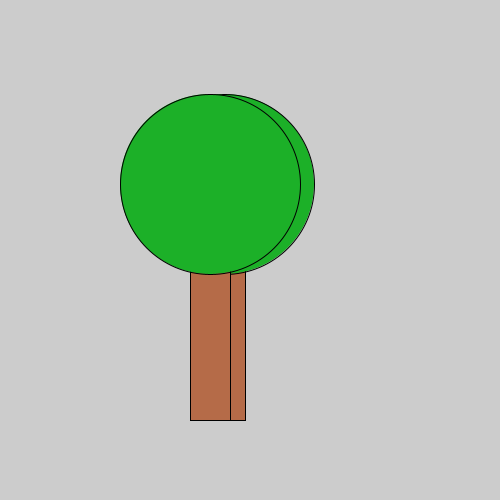
Frame 1 (no input)
Frame 60 (the mouse pressed at the canvas centre just before this capture): identical to frame 1, image omitted
Frame 120 (the mouse held since frame 60 and released just before this capture): identical to frame 1, image omitted

The Processing sketch that drew this single still picture (run headless with seeded random() and noise(); from frame 60 on, the mouse is pressed at the canvas centre):

// Processing sketch: Opdracht_10
// ── Opdracht_10.pde
void setup(){
  size(500,500);
 // boom(224, 184, 180, 180,205, 200, 40, 220);
  boom(224, 184, 180, 180, 205, 200, 40, 220, 210, 184, 180, 180, 190, 200, 40, 220);

}

void boom(int x1,int y1,int x2,int y2,int x3,int y3,int x4,int y4,int x5, int y5, int x6, int y6, int x7, int y7, int x8, int y8){
//BOOM 1
  fill(181, 107, 72);
  rect(x3,y3,x4,y4);
  fill(28, 176, 40);
    ellipse(x1,y1,x2,y2);
//2
    fill(181, 107, 72);
  rect(x7,y7,x8,y8);
  fill(28, 176, 40);
    ellipse(x5,y5,x6,y6);


}
void draw(){

  
}
